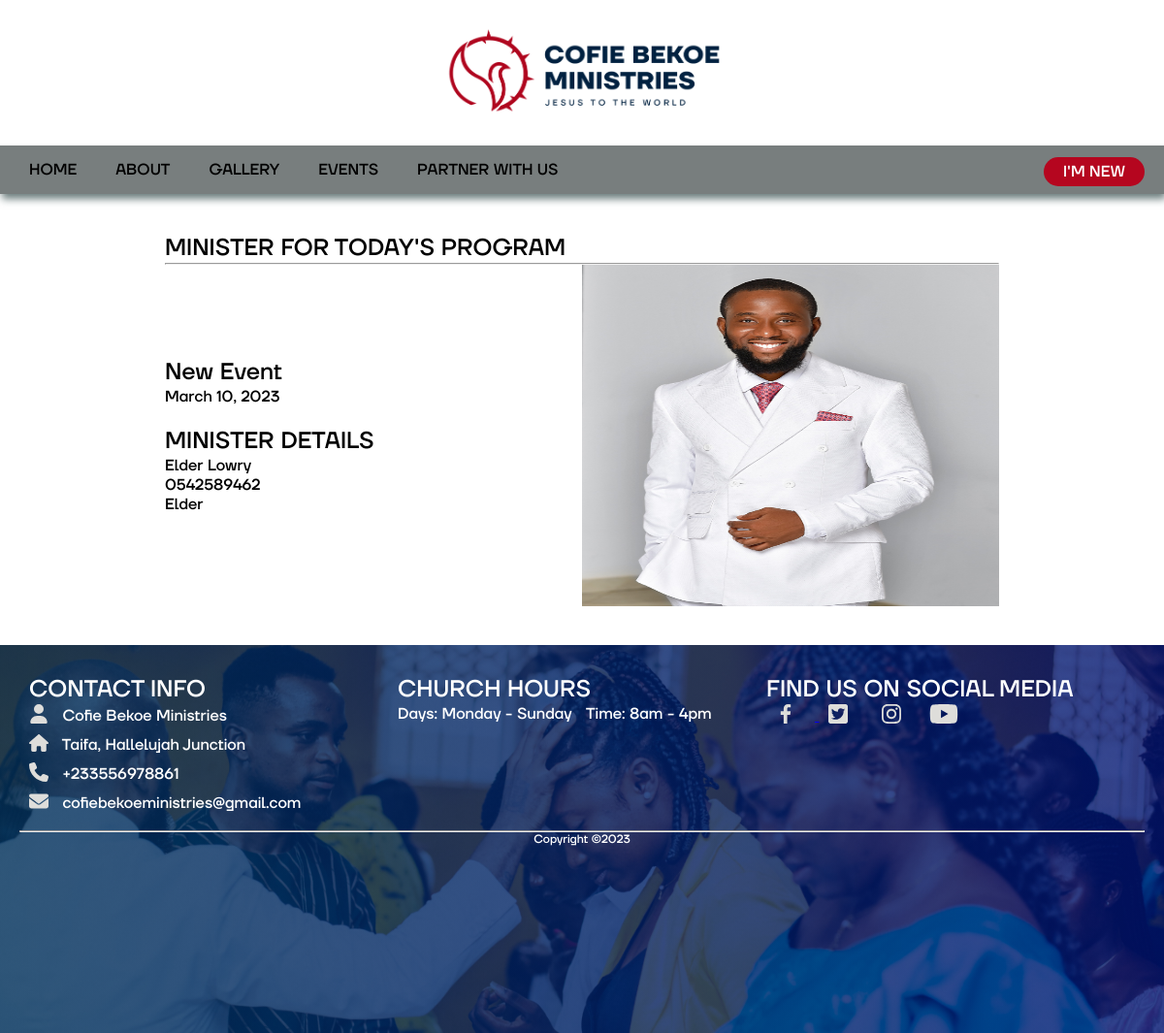
The page /church/rsvp/2 on the database its author committed.
### churchweb/models.py (models this page shows, shortened)
class Events(models.Model):
    STATUS_CHOICE = (
        ("normal", "N"),
        ("major", "M")
    )
    name = models.CharField(max_length=256)
    event_type=models.CharField(choices=STATUS_CHOICE, max_length=120, default="N")
    event_date = models.DateField()
    rsvp = models.ForeignKey(RSVP, on_delete=models.PROTECT)
    event_poster = models.ImageField(upload_to = "img")
    time = models.TimeField(blank=True, null=True)
    from_time = models.TimeField(blank=True, null=True)
    to_time = models.TimeField(blank=True, null=True)
    venue = models.CharField(max_length=256)
    status = models.BooleanField(default=False)
    class Meta:
        verbose_name = _("Event")
        verbose_name_plural = _("Events")

class RSVP(models.Model):
    rs_vp = models.CharField(max_length=120)
    designation = models.CharField(max_length=120, blank=True, null=True)
    contact = models.CharField(max_length=150, blank=True, null=True)
    class Meta:
        verbose_name = _("RSVP")
        verbose_name_plural = _("RSVP")

### churchweb/views.py (the view)
# urls.py: path('church/rsvp/<int:pk>', rsvpView, name='rsvp'),
def rsvpView(request, pk):
    events_ = Events.objects.get(pk=pk)
    print(events_.id)
    context={
        'event': events_,
    }
    return render(request, 'rsvp-popup.html', context)

### templates/rsvp-popup.html (shortened to what this page needs)
{% extends 'index.html' %}
{% load static %}
    {% block content %}
<body>
    <div class="container">
        <div class="row">
            <h1>MINISTER FOR TODAY'S PROGRAM</h1><hr>
            <div class="col-sm">
                <div class="rsvp">
                    <div class="event-title-date">
                        <h2>{{event.name}}</h2>
                        <p>{{event.event_date}}</p><br>
                        <div class="card">
                            <h2>MINISTER DETAILS</h2>
                            <h4>{{event.rsvp.designation}} {{event.rsvp.rs_vp}}</h4>
                            <p>{{event.rsvp.contact}}</p>
                            <p>{{event.rsvp.designation}}</p>
                        </div>
                    </div>
                    <img src="{{event.event_poster.url}}" alt="event image">
                </div>
            </div>
        </div>
    </div>
</body>
{% endblock content %}

### church/static/css/style.css (style rules this page uses)
* { margin: 0; padding: 0; box-sizing: border-box; }
body { width: 100%; font-family: 'TT-Firs-Neue-Trial-Medium'; }
p { font-family: "TT-Firs-Neue-Trial-Regular"; font-size: 16px; }

### templates/rsvp-popup.html (style rules this page uses)
.container { margin: 0; padding: 0; box-sizing: border-box; font-family: "TT-Firs-Neue-Trial-Medium"; }
p, h1, h2 { font-family: "TT-Firs-Neue-Trial-Medium"; }
.row { margin: 20px 150px; padding: 20px; background-color: #fff; }
.rsvp { display: grid; grid-template-columns: repeat(2, 1fr); justify-content: center; align-items: center; }
.rsvp img { width: 100%; height: 22rem; }

### rows shown on the page
Events: name "New Event", event_date "March 10, 2023", rsvp.designation "Elder", rsvp.rs_vp "Lowry", rsvp.contact "0542589462", event_poster (picture)
